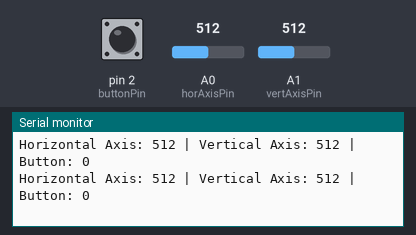
A sketch run on a simulated Arduino Uno, built with avr-gcc and run on an emulated ATmega328P. Parts: the last lines printed to the serial monitor. The inputs (shaded band) are chosen by the test bench; at power-on: A1 (vertAxisPin) = 512, pin 2 (buttonPin) LOW, A0 (horAxisPin) = 512.

Above: at 4.2 s.
4.3 s: A1 (vertAxisPin) set to 106
At 4.35 s:
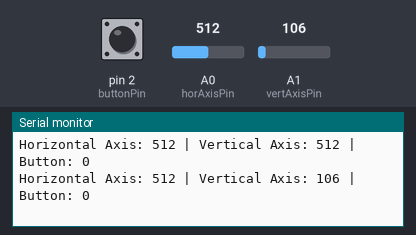
7.3 s: A1 (vertAxisPin) set to 90
At 7.38 s:
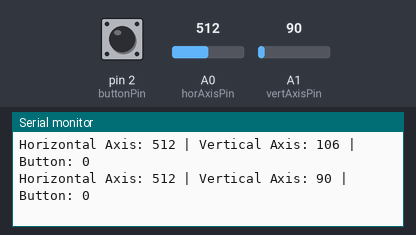
Timing chart, 0 to 10.3 s (numbered marks = the images above; inputs shaded):
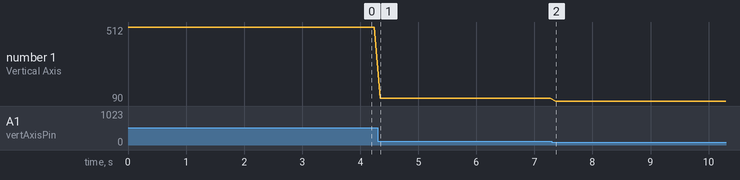

The sketch:

joystick_test.ino
```cpp
// Define the pin connections
const int horAxisPin = A0; // Horizontal Axis connected to analog pin A0
const int vertAxisPin = A1; // Vertical Axis connected to analog pin A1
const int buttonPin = 2; // Button connected to digital pin 2

void setup() {
  // Initialize serial communication at 9600 bits per second
  Serial.begin(9600);

  // Set the button pin as input
  pinMode(buttonPin, INPUT);
}

void loop() {
  // Read the horizontal axis value
  int horValue = analogRead(horAxisPin);

  // Read the vertical axis value
  int vertValue = analogRead(vertAxisPin);

  // Read the button state
  int buttonState = digitalRead(buttonPin);

  // Print the values to the serial monitor
  Serial.print("Horizontal Axis: ");
  Serial.print(horValue);
  Serial.print(" | Vertical Axis: ");
  Serial.print(vertValue);
  Serial.print(" | Button: ");
  Serial.println(buttonState);

  // Wait for a short period before reading again
  delay(100);
}

//narancs, fekete, lila, fehér, kék
//narancs -> 5v
//fekete -> A0
//lila -> 2
//fehér -> GND
//kék -> A1
```

Measured:
- after the input at 4.3 s, the serial monitor: prints a new line at once (image 1)
- after the input at 7.3 s, the serial monitor: prints a new line after 0.07 s (image 2)
- plotted number 1: 512 → 106 after the input at 4.3 s, 106 → 90 after the input at 7.3 s
